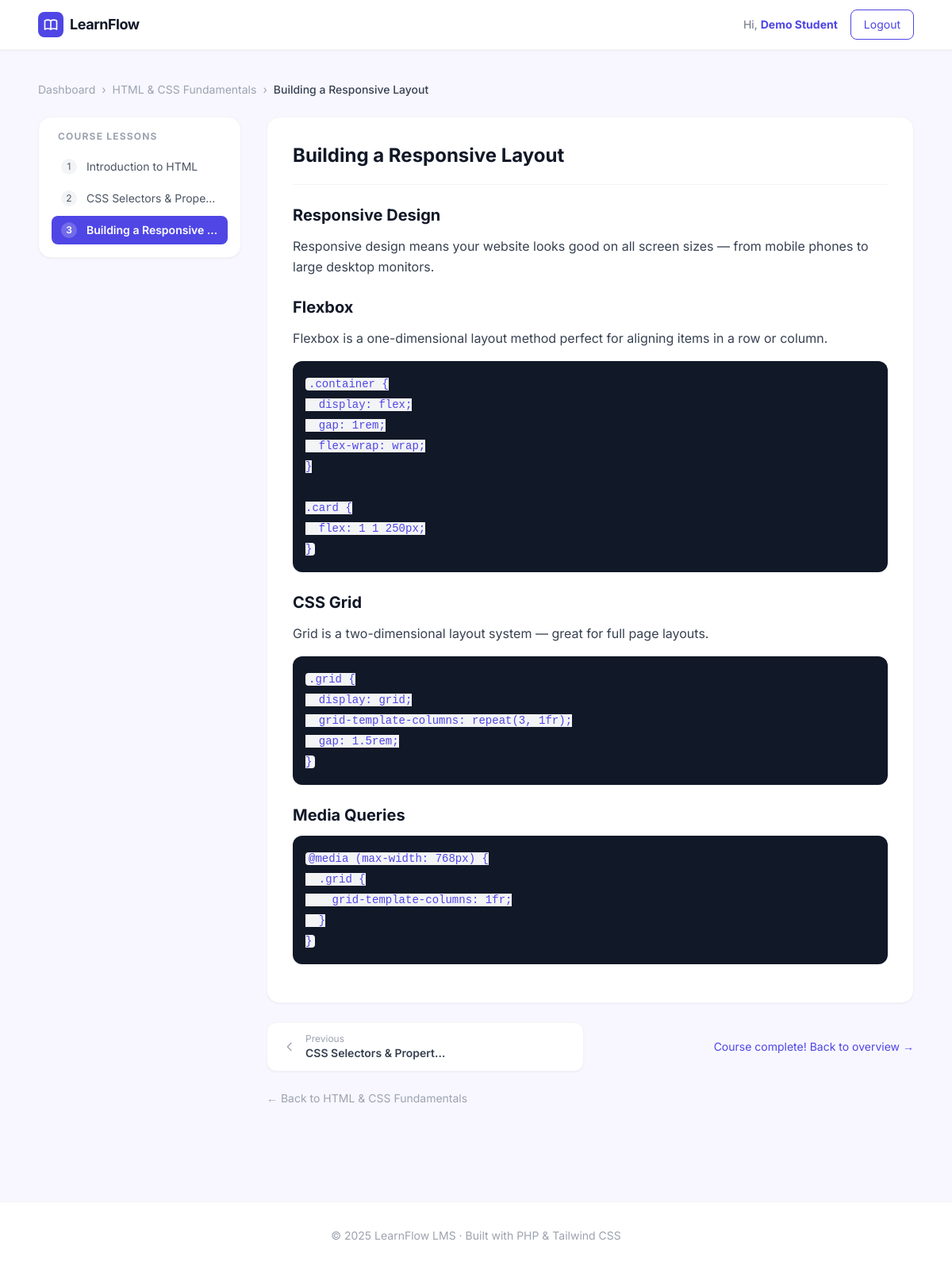
Page /lesson.php?id=3 (signed in) on the committed database.
### tables this page shows
CREATE TABLE IF NOT EXISTS lessons (
    id          INT UNSIGNED AUTO_INCREMENT PRIMARY KEY,
    course_id   INT UNSIGNED NOT NULL,
    title       VARCHAR(255) NOT NULL,
    summary     VARCHAR(255) DEFAULT NULL,    
    content     LONGTEXT,                    
    sort_order  INT UNSIGNED DEFAULT 0,
    created_at  TIMESTAMP DEFAULT CURRENT_TIMESTAMP,
    FOREIGN KEY (course_id) REFERENCES courses(id) ON DELETE CASCADE
);

CREATE TABLE IF NOT EXISTS courses (
    id          INT UNSIGNED AUTO_INCREMENT PRIMARY KEY,
    title       VARCHAR(255) NOT NULL,
    description TEXT,
    created_at  TIMESTAMP DEFAULT CURRENT_TIMESTAMP
);

### lesson.php (the view, shortened to what this page needs)
<?php
require_once __DIR__ . '/includes/db.php';
require_once __DIR__ . '/includes/layout.php';
$lessonId = (int)($_GET['id'] ?? 0);
$stmt = $pdo->prepare("
    SELECT l.*, c.title AS course_title, c.id AS course_id
    FROM lessons l
    JOIN courses c ON c.id = l.course_id
    WHERE l.id = ?
");
$stmt->execute([$lessonId]);
$lesson = $stmt->fetch();
$nav = $pdo->prepare("
    SELECT id, title, sort_order FROM lessons
    WHERE course_id = ?
    ORDER BY sort_order ASC, id ASC
");
$nav->execute([$lesson['course_id']]);
$allLessons = $nav->fetchAll();
$currentIndex = array_search($lessonId, array_column($allLessons, 'id'));
$prevLesson   = $currentIndex > 0 ? $allLessons[$currentIndex - 1] : null;
$nextLesson   = $currentIndex < count($allLessons) - 1 ? $allLessons[$currentIndex + 1] : null;
?>
<main class="max-w-6xl mx-auto px-6 py-10">
  <nav class="mb-6 text-sm text-gray-400 flex items-center gap-2 flex-wrap">
    <a href="/lms/dashboard.php" class="hover:text-brand transition">Dashboard</a>
    <span>›</span>
    <a href="/lms/course.php?id=<?= $lesson['course_id'] ?>" class="hover:text-brand transition">
      <?= htmlspecialchars($lesson['course_title']) ?>
    </a>
    <span>›</span>
    <span class="text-gray-700 font-medium"><?= htmlspecialchars($lesson['title']) ?></span>
  </nav>
  <div class="flex gap-8">
    <aside class="hidden lg:block w-64 flex-shrink-0">
      <div class="bg-white rounded-2xl border border-gray-100 shadow-sm p-4 sticky top-20">
        <h3 class="text-xs font-bold text-gray-400 uppercase tracking-widest mb-3 px-2">
          Course Lessons
        </h3>
        <ul class="space-y-1">
          <?php foreach ($allLessons as $i => $l): ?>
            <li>
              <a href="/lms/lesson.php?id=<?= $l['id'] ?>"
                class="flex items-center gap-3 px-3 py-2 rounded-lg text-sm transition
                  <?= $l['id'] == $lessonId
                    ? 'bg-brand text-white font-semibold'
                    : 'text-gray-600 hover:bg-gray-50 hover:text-brand' ?>">
                <span class="w-5 h-5 rounded-full text-xs flex items-center justify-center flex-shrink-0
                  <?= $l['id'] == $lessonId ? 'bg-white/20' : 'bg-gray-100' ?>">
                  <?= $i + 1 ?>
                </span>
                <span class="truncate"><?= htmlspecialchars($l['title']) ?></span>
              </a>
            </li>
          <?php endforeach; ?>
        </ul>
      </div>
    </aside>
    <div class="flex-1 min-w-0">
      <div class="bg-white rounded-2xl border border-gray-100 shadow-sm p-8 mb-6">
        <h1 class="text-2xl font-bold text-gray-900 mb-6 pb-5 border-b border-gray-100">
          <?= htmlspecialchars($lesson['title']) ?>
        </h1>
        <div class="prose prose-sm max-w-none text-gray-700 leading-relaxed
            [&_h2]:text-xl [&_h2]:font-bold [&_h2]:text-gray-900 [&_h2]:mt-6 [&_h2]:mb-3
            [&_h3]:text-base [&_h3]:font-semibold [&_h3]:text-gray-800 [&_h3]:mt-4 [&_h3]:mb-2
            [&_p]:mb-4
            [&_ul]:list-disc [&_ul]:pl-5 [&_ul]:mb-4 [&_ul]:space-y-1
            [&_ol]:list-decimal [&_ol]:pl-5 [&_ol]:mb-4
            [&_code]:bg-gray-100 [&_code]:text-brand [&_code]:px-1 [&_code]:rounded [&_code]:text-sm
            [&_pre]:bg-gray-900 [&_pre]:text-gray-100 [&_pre]:p-4 [&_pre]:rounded-xl [&_pre]:overflow-x-auto [&_pre]:mb-4
            [&_blockquote]:border-l-4 [&_blockquote]:border-brand/40 [&_blockquote]:pl-4 [&_blockquote]:italic [&_blockquote]:text-gray-500">
          <?= $lesson['content'] ?>
        </div>
      </div>
      <div class="flex items-center justify-between gap-4">
        <div class="flex-1">
          <?php if ($prevLesson): ?>
            <a href="/lms/lesson.php?id=<?= $prevLesson['id'] ?>"
              class="flex items-center gap-3 bg-white border border-gray-100 rounded-xl px-5 py-3 shadow-sm hover:border-brand hover:shadow-md transition group">
              <svg class="w-4 h-4 text-gray-400 group-hover:text-brand transition" fill="none" stroke="currentColor" viewBox="0 0 24 24">
                <path stroke-linecap="round" stroke-linejoin="round" stroke-width="2" d="M15 19l-7-7 7-7"/>
              </svg>
              <div>
                <p class="text-xs text-gray-400">Previous</p>
                <p class="text-sm font-semibold text-gray-700 group-hover:text-brand truncate max-w-[180px]">
                  <?= htmlspecialchars($prevLesson['title']) ?>
                </p>
              </div>
            </a>
          <?php endif; ?>
        </div>
        <div class="flex-1 flex justify-end">
          <?php if ($nextLesson): ?>
            <a href="/lms/lesson.php?id=<?= $nextLesson['id'] ?>"
              class="flex items-center gap-3 bg-white border border-gray-100 rounded-xl px-5 py-3 shadow-sm hover:border-brand hover:shadow-md transition group text-right">
              <div>
                <p class="text-xs text-gray-400">Next</p>
                <p class="text-sm font-semibold text-gray-700 group-hover:text-brand truncate max-w-[180px]">
                  <?= htmlspecialchars($nextLesson['title']) ?>
                </p>
              </div>
              <svg class="w-4 h-4 text-gray-400 group-hover:text-brand transition" fill="none" stroke="currentColor" viewBox="0 0 24 24">
                <path stroke-linecap="round" stroke-linejoin="round" stroke-width="2" d="M9 5l7 7-7 7"/>
              </svg>
            </a>
          <?php elseif (!$nextLesson && !$prevLesson === false): ?>
            <a href="/lms/course.php?id=<?= $lesson['course_id'] ?>"
              class="text-sm text-brand hover:underline flex items-center gap-1">
              Course complete! Back to overview →
            </a>
          <?php endif; ?>
        </div>
      </div>
      <div class="mt-6">
        <a href="/lms/course.php?id=<?= $lesson['course_id'] ?>" class="text-sm text-gray-400 hover:text-brand transition flex items-center gap-1">
          ← Back to <?= htmlspecialchars($lesson['course_title']) ?>
        </a>
      </div>
    </div>
  </div>
</main>

### includes/layout.php (style rules this page uses)
body { background-color: #F8F7FF; }

### rows in the picture
lessons: course.title "HTML & CSS Fundamentals", title "Building a Responsive Layout", title "Building a Responsive…", content "Responsive Design Responsive design means your website looks good on all screen sizes — from mobile phones to large desktop monitors. Flexbox Flexbox is a one-dimensional layout method perfect for aligning items in a row or column. .container { display: flex; gap: 1rem; flex-wrap: wrap; } .card { flex: 1 1 250px; } CSS Grid Grid is a two-dimensional layout system — great for full page layouts. .grid { display: grid; grid-template-columns: repeat(3, 1fr); gap: 1.5rem; } Media Queries @media (max-width: 768px) { .grid { grid-template-columns: 1fr; } }"
lessons: title "Introduction to HTML"
lessons: title "CSS Selectors & Prope…", title "CSS Selectors & Propert…"

### other values in the picture
$userName "Demo Student"
